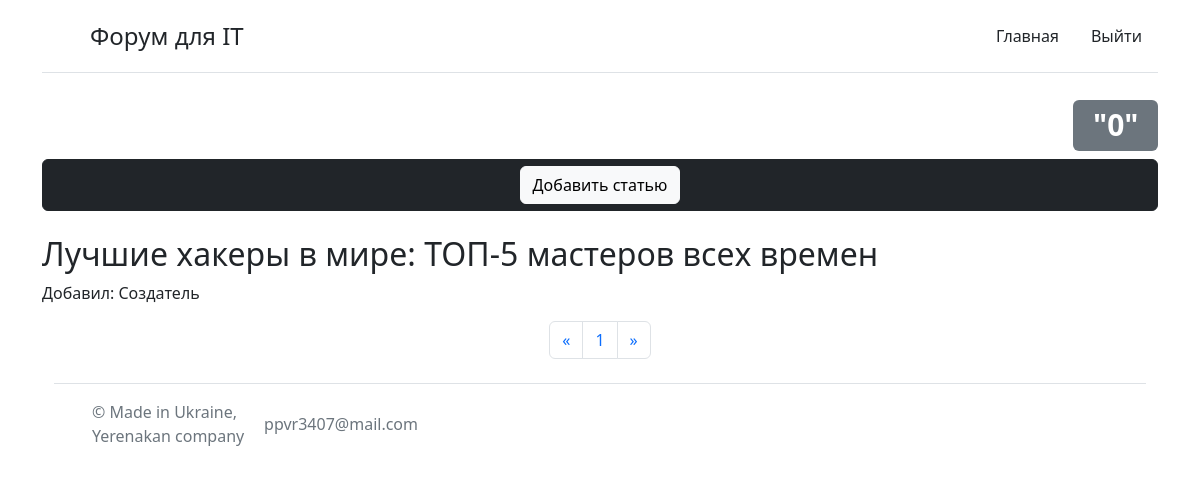
/ (signed in), run on the app's committed database.
### packages/modells.py (models this page shows, shortened)
class User(db.Model, UserMixin):
    id = db.Column(db.Integer, primary_key=True)
    login = db.Column(db.String(120), nullable=False, unique=True)
    password = db.Column(db.String, nullable=False)
    user_name = db.Column(db.String(20), nullable=False)
    tel = db.Column(db.String)
    super_vip = db.Column(db.Boolean,default=False)

class Date_b(db.Model):
    id = db.Column(db.Integer, primary_key=True)
    title = db.Column(db.String(300), nullable=False)
    text = db.Column(db.Text, nullable=False)
    time = db.Column(db.DateTime, default=datetime.utcnow)
    name_user = db.Column(db.String)

### packages/routes.py (the view)
@app.route("/")
@app.route("/<int:page>")
@login_required
def index(page=1):
    user = User.query.filter(User.login == Login().id).first()
    posts = db.session.query(Date_b).order_by(Date_b.id.desc()).paginate(page,5,False)
    return render_template("index.html", posts=posts,user=user)

### packages/routes.py (called while the page is built)
@manager.user_loader
def load_user(user_id):
    return User.query.get(user_id)

### packages/templates/index.html (shortened to what this page needs)
{% extends "base.html" %}
{% block body %}
<div class="container">
    <header class="d-flex flex-wrap justify-content-center py-3 mb-4 border-bottom">
      <a href="/" class="d-flex align-items-center mb-3 mb-md-0 me-md-auto text-dark text-decoration-none">
        <svg class="bi me-2" width="40" height="32"><use xlink:href="#bootstrap"></use></svg>
        <span class="fs-4">Форум для IT</span>
      </a>
      <ul class="nav nav-pills">
        <li class="nav-item"><a href="/" class="btn-dark nav-link  text-dark aria-current="page">Главная</a></li>
        <li class="nav-item"><a href="/logaut" class=" text-dark nav-link">Выйти</a></li>
      </ul>
    </header>
  </div>
<div class="container">
    <h1 class="text-end"><span class="badge bg-secondary">"{{user.user_name }}"</span></h1>
    <div class="btn btn-dark d-flex flex-wrap justify-content-center"><a href="/form" class="btn btn-light">Добавить статью</a></div>
    <br>
    {% for i in posts.items %}
    <div class=" ">
        <a href="/open/{{i.id}}" class="d-flex align-items-center mb-3 mb-md-0 me-md-auto text-dark text-decoration-none"><h2 >{{i.title}}</h2></a>
        <p>Добавил: {{i.name_user}}</p>
    {% endfor %}
    <nav aria-label="Пример навигации по страницам">
        <ul class="pagination justify-content-center">
        <li class="page-item">
            <a class="page-link" href="{{url_for('index',page = posts.prev_num)}}" aria-label="Предыдущая">
            <span aria-hidden="true">&laquo;</span>
            </a>
        </li>
        {% for page in posts.iter_pages() %}
        <li class="page-item"><a class="page-link" href="/{{page}}">{{page}}</a></li>
        <li class="page-item">
        {% endfor %}
            <a class="page-link" href="{{url_for('index',page =posts.next_num)}}" aria-label="Следующая">
            <span aria-hidden="true">&raquo;</span>
            </a>
        </li>
        </ul>
    </nav>
</div>
{% endblock %}

### data on the page
User: user_name "0"
Date_b: title "Лучшие хакеры в мире: ТОП-5 мастеров всех времен", name_user "Создатель"

### other printed values
{{ page }} "1"
